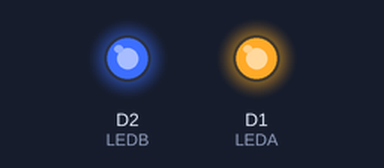
The sketch below on a simulated ESP8266 (NodeMCU). Parts: output pins drawn as LEDs (lit = HIGH). What the sketch prints to the serial monitor is not drawn.

Above: at 0.1 s.
Timing chart, 0 to 1.6 s (numbered marks = the images above):
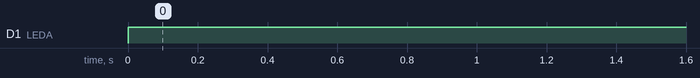

Measured:
- by itself, D1 (LEDA): LOW → HIGH at 0.00 s

The sketch:

Always_Aon_Boff.ino
```cpp
#define LEDA D1
#define LEDB D2

void setup() {
  // put your setup code here, to run once:
  Serial.begin(115200);
  Serial.println("Setup...");
  pinMode(LEDA, OUTPUT);
  pinMode(LEDB, OUTPUT);
  Serial.println("A on");
  digitalWrite(LEDA, LOW);
  Serial.println("B off");
  digitalWrite(LEDB, HIGH);
}

void loop() {
  // put your main code here, to run repeatedly:
  Serial.println("Running...");
  Serial.println("A on");
  digitalWrite(LEDA, HIGH);
  Serial.println("B off");
  digitalWrite(LEDB, HIGH);
  delay(10000);
}
```
